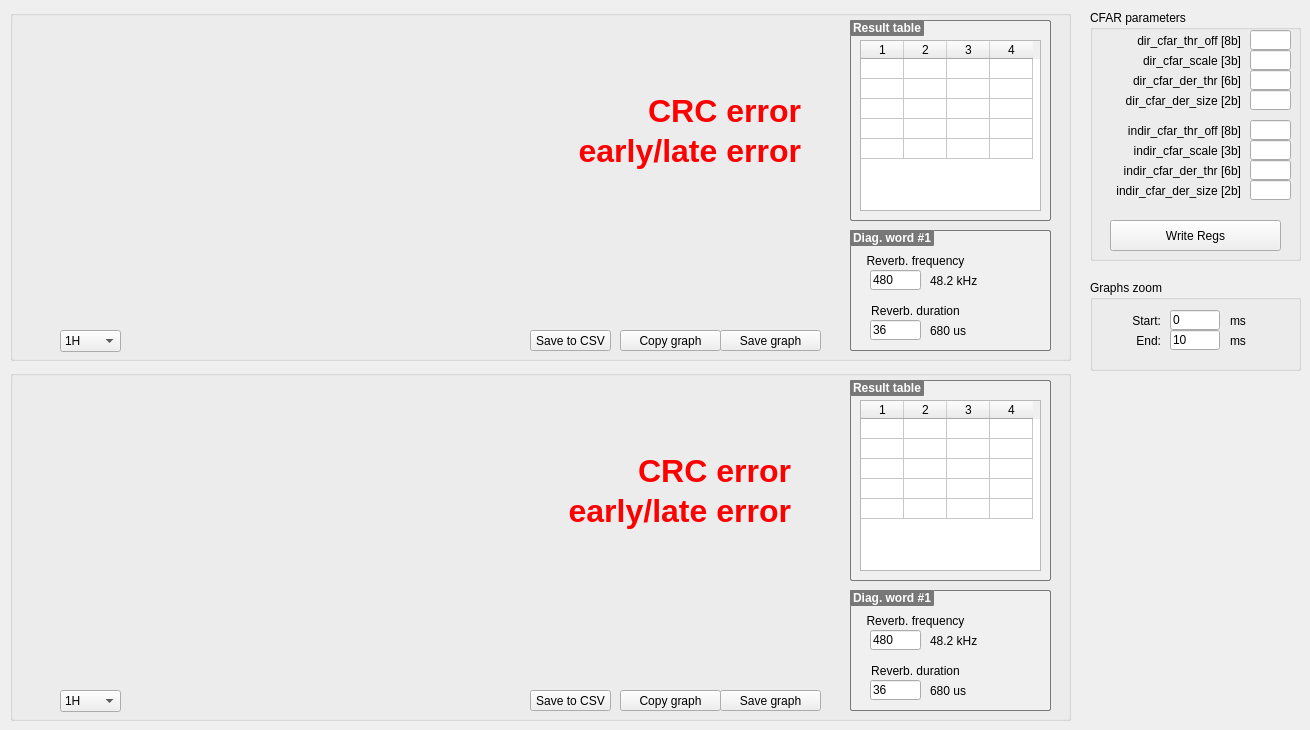
   <widget class="QWidget" name="tab_4">
    <attribute name="title">
     <string>Detail (2 graphs)</string>
    </attribute>
    <widget class="QGroupBox" name="groupBox">
     <property name="geometry">
      <rect>
       <x>10</x>
       <y>10</y>
       <width>1061</width>
       <height>351</height>
      </rect>
     </property>
     <property name="title">
      <string/>
     </property>
     <widget class="QCustomPlot" name="ptDetail1" native="true">
      <property name="geometry">
       <rect>
        <x>20</x>
        <y>30</y>
        <width>801</width>
        <height>281</height>
       </rect>
      </property>
      <property name="minimumSize">
       <size>
        <width>450</width>
        <height>140</height>
       </size>
      </property>
      <property name="maximumSize">
       <size>
        <width>16777215</width>
        <height>16777215</height>
       </size>
      </property>
      <widget class="QLabel" name="labelearlylateerror_2">
       <property name="geometry">
        <rect>
         <x>400</x>
         <y>90</y>
         <width>371</width>
         <height>41</height>
        </rect>
       </property>
       <property name="font">
        <font>
         <pointsize>24</pointsize>
         <weight>75</weight>
         <bold>true</bold>
        </font>
       </property>
       <property name="styleSheet">
        <string notr="true">color: rgb(255, 0, 0);</string>
       </property>
       <property name="text">
        <string>early/late error</string>
       </property>
       <property name="alignment">
        <set>Qt::AlignRight|Qt::AlignTrailing|Qt::AlignVCenter</set>
       </property>
      </widget>
      <widget class="QLabel" name="labelCRCerror_2">
       <property name="geometry">
        <rect>
         <x>500</x>
         <y>50</y>
         <width>271</width>
         <height>41</height>
        </rect>
       </property>
       <property name="font">
        <font>
         <pointsize>24</pointsize>
         <weight>75</weight>
         <bold>true</bold>
        </font>
       </property>
       <property name="styleSheet">
        <string notr="true">color: rgb(255, 0, 0);</string>
       </property>
       <property name="text">
        <string>CRC error</string>
       </property>
       <property name="alignment">
        <set>Qt::AlignRight|Qt::AlignTrailing|Qt::AlignVCenter</set>
       </property>
      </widget>
     </widget>
     <widget class="QGroupBox" name="groupBox_14">
      <property name="enabled">
       <bool>true</bool>
      </property>
      <property name="geometry">
       <rect>
        <x>840</x>
        <y>10</y>
        <width>201</width>
        <height>201</height>
       </rect>
      </property>
      <property name="styleSheet">
       <string notr="true">QGroupBox::title {    
	background-color: rgb(120, 120, 120);
    border:1px solid rgb(120, 120, 120);
    border-radius:1px;
    color:#ffffff;
}

QGroupBox{
	background-color: rgb(240, 240, 240);
    border: 1px solid rgb(120, 120, 120);
	border-radius:2px;
    font-weight: bold;
}</string>
      </property>
      <property name="title">
       <string>Result table</string>
      </property>
      <widget class="QTableWidget" name="twDetail1">
       <property name="geometry">
        <rect>
         <x>10</x>
         <y>20</y>
         <width>181</width>
         <height>171</height>
        </rect>
       </property>
       <property name="rowCount">
        <number>5</number>
       </property>
       <property name="columnCount">
        <number>4</number>
       </property>
       <attribute name="horizontalHeaderDefaultSectionSize">
        <number>43</number>
       </attribute>
       <attribute name="horizontalHeaderMinimumSectionSize">
        <number>27</number>
       </attribute>
       <attribute name="verticalHeaderVisible">
        <bool>false</bool>
       </attribute>
       <attribute name="verticalHeaderDefaultSectionSize">
        <number>20</number>
       </attribute>
       <attribute name="verticalHeaderHighlightSections">
        <bool>true</bool>
       </attribute>
       <row/>
       <row/>
       <row/>
       <row/>
       <row/>
       <column/>
       <column/>
       <column/>
       <column/>
       <item row="0" column="0">
        <property name="text">
         <string/>
        </property>
       </item>
      </widget>
     </widget>
     <widget class="QGroupBox" name="groupBox_16">
      <property name="enabled">
       <bool>true</bool>
      </property>
      <property name="geometry">
       <rect>
        <x>840</x>
        <y>220</y>
        <width>201</width>
        <height>121</height>
       </rect>
      </property>
      <property name="styleSheet">
       <string notr="true">QGroupBox::title {    
	background-color: rgb(120, 120, 120);
    border:1px solid rgb(120, 120, 120);
    border-radius:1px;
    color:#ffffff;
}

QGroupBox{
	background-color: rgb(240, 240, 240);
    border: 1px solid rgb(120, 120, 120);
	border-radius:2px;
    font-weight: bold;
}</string>
      </property>
      <property name="title">
       <string>Diag. word #1</string>
      </property>
      <widget class="QLabel" name="label_RevDur11">
       <property name="geometry">
        <rect>
         <x>80</x>
         <y>90</y>
         <width>71</width>
         <height>21</height>
        </rect>
       </property>
       <property name="text">
        <string>680 us</string>
       </property>
       <property name="alignment">
        <set>Qt::AlignLeading|Qt::AlignLeft|Qt::AlignVCenter</set>
       </property>
      </widget>
      <widget class="QLabel" name="label_75">
       <property name="geometry">
        <rect>
         <x>10</x>
         <y>70</y>
         <width>111</width>
         <height>21</height>
        </rect>
       </property>
       <property name="font">
        <font>
         <weight>50</weight>
         <bold>false</bold>
        </font>
       </property>
       <property name="text">
        <string>Reverb. duration</string>
       </property>
       <property name="alignment">
        <set>Qt::AlignCenter</set>
       </property>
      </widget>
      <widget class="CustomControls::LineEdit" name="lineEditRange_21">
       <property name="geometry">
        <rect>
         <x>20</x>
         <y>90</y>
         <width>51</width>
         <height>20</height>
        </rect>
       </property>
       <property name="minimumSize">
        <size>
         <width>30</width>
         <height>0</height>
        </size>
       </property>
       <property name="accessibleName">
        <string>DIAGWORD1_11[time]</string>
       </property>
       <property name="inputMask">
        <string/>
       </property>
       <property name="text">
        <string>36</string>
       </property>
      </widget>
      <widget class="QLabel" name="label_76">
       <property name="geometry">
        <rect>
         <x>10</x>
         <y>20</y>
         <width>111</width>
         <height>21</height>
        </rect>
       </property>
       <property name="font">
        <font>
         <weight>50</weight>
         <bold>false</bold>
        </font>
       </property>
       <property name="text">
        <string>Reverb. frequency</string>
       </property>
       <property name="alignment">
        <set>Qt::AlignCenter</set>
       </property>
      </widget>
      <widget class="CustomControls::LineEdit" name="lineEditRange_22">
       <property name="geometry">
        <rect>
         <x>20</x>
         <y>40</y>
         <width>51</width>
         <height>20</height>
        </rect>
       </property>
       <property name="minimumSize">
        <size>
         <width>30</width>
         <height>0</height>
        </size>
       </property>
       <property name="accessibleName">
        <string>DIAGWORD1_11[period]</string>
       </property>
       <property name="inputMask">
        <string/>
       </property>
       <property name="text">
        <string>480</string>
       </property>
      </widget>
      <widget class="QLabel" name="label_RevFreq11">
       <property name="geometry">
        <rect>
         <x>80</x>
         <y>40</y>
         <width>71</width>
         <height>21</height>
        </rect>
       </property>
       <property name="text">
        <string>48.2 kHz</string>
       </property>
       <property name="alignment">
        <set>Qt::AlignLeading|Qt::AlignLeft|Qt::AlignVCenter</set>
       </property>
      </widget>
     </widget>
     <widget class="CustomControls::PushButton" name="pushButtonUpdate_11">
      <property name="geometry">
       <rect>
        <x>710</x>
        <y>320</y>
        <width>101</width>
        <height>21</height>
       </rect>
      </property>
      <property name="font">
       <font>
        <weight>50</weight>
        <bold>false</bold>
       </font>
      </property>
      <property name="accessibleName">
       <string>SaveGraph(Detail1)</string>
      </property>
      <property name="text">
       <string>Save graph</string>
      </property>
     </widget>
     <widget class="CustomControls::PushButton" name="pushButtonUpdate_47">
      <property name="geometry">
       <rect>
        <x>610</x>
        <y>320</y>
        <width>101</width>
        <height>21</height>
       </rect>
      </property>
      <property name="font">
       <font>
        <weight>50</weight>
        <bold>false</bold>
       </font>
      </property>
      <property name="accessibleName">
       <string>CopyGraph(Detail1)</string>
      </property>
      <property name="text">
       <string>Copy graph</string>
      </property>
     </widget>
     <widget class="CustomControls::PushButton" name="pbClearChart_8">
      <property name="geometry">
       <rect>
        <x>520</x>
        <y>320</y>
        <width>81</width>
        <height>21</height>
       </rect>
      </property>
      <property name="accessibleName">
       <string>SaveCSV(Detail1)</string>
      </property>
      <property name="text">
       <string>Save to CSV</string>
      </property>
      <property name="checkable">
       <bool>false</bool>
      </property>
     </widget>
     <widget class="CustomControls::ComboBox" name="comboBox_2">
      <property name="geometry">
       <rect>
        <x>50</x>
        <y>320</y>
        <width>61</width>
        <height>22</height>
       </rect>
      </property>
      <property name="accessibleName">
       <string>GRAPH_DETAIL_SEL_1</string>
      </property>
      <property name="minimumContentsLength">
       <number>0</number>
      </property>
      <item>
       <property name="text">
        <string>1H</string>
       </property>
      </item>
      <item>
       <property name="text">
        <string>1L</string>
       </property>
      </item>
      <item>
       <property name="text">
        <string>2H</string>
       </property>
      </item>
      <item>
       <property name="text">
        <string>2L</string>
       </property>
      </item>
      <item>
       <property name="text">
        <string>3H</string>
       </property>
      </item>
      <item>
       <property name="text">
        <string>3L</string>
       </property>
      </item>
      <item>
       <property name="text">
        <string>4H</string>
       </property>
      </item>
      <item>
       <property name="text">
        <string>4L</string>
       </property>
      </item>
      <item>
       <property name="text">
        <string>5H</string>
       </property>
      </item>
      <item>
       <property name="text">
        <string>5L</string>
       </property>
      </item>
      <item>
       <property name="text">
        <string>6H</string>
       </property>
      </item>
      <item>
       <property name="text">
        <string>6L</string>
       </property>
      </item>
     </widget>
    </widget>
    <widget class="QGroupBox" name="groupBox_3">
     <property name="geometry">
      <rect>
       <x>10</x>
       <y>370</y>
       <width>1061</width>
       <height>351</height>
      </rect>
     </property>
     <property name="title">
      <string/>
     </property>
     <widget class="QCustomPlot" name="ptDetail2" native="true">
      <property name="geometry">
       <rect>
        <x>10</x>
        <y>30</y>
        <width>801</width>
        <height>281</height>
       </rect>
      </property>
      <property name="minimumSize">
       <size>
        <width>450</width>
        <height>140</height>
       </size>
      </property>
      <property name="maximumSize">
       <size>
        <width>16777215</width>
        <height>16777215</height>
       </size>
      </property>
      <widget class="QLabel" name="labelearlylateerror_4">
       <property name="geometry">
        <rect>
         <x>400</x>
         <y>90</y>
         <width>371</width>
         <height>41</height>
        </rect>
       </property>
       <property name="font">
        <font>
         <pointsize>24</pointsize>
         <weight>75</weight>
         <bold>true</bold>
        </font>
       </property>
       <property name="styleSheet">
        <string notr="true">color: rgb(255, 0, 0);</string>
       </property>
       <property name="text">
        <string>early/late error</string>
       </property>
       <property name="alignment">
        <set>Qt::AlignRight|Qt::AlignTrailing|Qt::AlignVCenter</set>
       </property>
      </widget>
      <widget class="QLabel" name="labelCRCerror_4">
       <property name="geometry">
        <rect>
         <x>500</x>
         <y>50</y>
         <width>271</width>
         <height>41</height>
        </rect>
       </property>
       <property name="font">
        <font>
         <pointsize>24</pointsize>
         <weight>75</weight>
         <bold>true</bold>
        </font>
       </property>
       <property name="styleSheet">
        <string notr="true">color: rgb(255, 0, 0);</string>
       </property>
       <property name="text">
        <string>CRC error</string>
       </property>
       <property name="alignment">
        <set>Qt::AlignRight|Qt::AlignTrailing|Qt::AlignVCenter</set>
       </property>
      </widget>
     </widget>
     <widget class="QGroupBox" name="groupBox_20">
      <property name="enabled">
       <bool>true</bool>
      </property>
      <property name="geometry">
       <rect>
        <x>840</x>
        <y>10</y>
        <width>201</width>
        <height>201</height>
       </rect>
      </property>
      <property name="styleSheet">
       <string notr="true">QGroupBox::title {    
	background-color: rgb(120, 120, 120);
    border:1px solid rgb(120, 120, 120);
    border-radius:1px;
    color:#ffffff;
}

QGroupBox{
	background-color: rgb(240, 240, 240);
    border: 1px solid rgb(120, 120, 120);
	border-radius:2px;
    font-weight: bold;
}</string>
      </property>
      <property name="title">
       <string>Result table</string>
      </property>
      <widget class="QTableWidget" name="twDetail2">
       <property name="geometry">
        <rect>
         <x>10</x>
         <y>20</y>
         <width>181</width>
         <height>171</height>
        </rect>
       </property>
       <property name="rowCount">
        <number>5</number>
       </property>
       <property name="columnCount">
        <number>4</number>
       </property>
       <attribute name="horizontalHeaderDefaultSectionSize">
        <number>43</number>
       </attribute>
       <attribute name="horizontalHeaderMinimumSectionSize">
        <number>27</number>
       </attribute>
       <attribute name="verticalHeaderVisible">
        <bool>false</bool>
       </attribute>
       <attribute name="verticalHeaderDefaultSectionSize">
        <number>20</number>
       </attribute>
       <attribute name="verticalHeaderHighlightSections">
        <bool>true</bool>
       </attribute>
       <row/>
       <row/>
       <row/>
       <row/>
       <row/>
       <column/>
       <column/>
       <column/>
       <column/>
       <item row="0" column="0">
        <property name="text">
         <string/>
        </property>
       </item>
      </widget>
     </widget>
     <widget class="CustomControls::PushButton" name="pushButtonUpdate_48">
      <property name="geometry">
       <rect>
        <x>610</x>
        <y>320</y>
        <width>101</width>
        <height>21</height>
       </rect>
      </property>
      <property name="font">
       <font>
        <weight>50</weight>
        <bold>false</bold>
       </font>
      </property>
      <property name="accessibleName">
       <string>CopyGraph(Detail2)</string>
      </property>
      <property name="text">
       <string>Copy graph</string>
      </property>
     </widget>
     <widget class="CustomControls::PushButton" name="pushButtonUpdate_15">
      <property name="geometry">
       <rect>
        <x>710</x>
        <y>320</y>
        <width>101</width>
        <height>21</height>
       </rect>
      </property>
      <property name="font">
       <font>
        <weight>50</weight>
        <bold>false</bold>
       </font>
      </property>
      <property name="accessibleName">
       <string>SaveGraph(Detail2)</string>
      </property>
      <property name="text">
       <string>Save graph</string>
      </property>
     </widget>
     <widget class="QGroupBox" name="groupBox_17">
      <property name="enabled">
       <bool>true</bool>
      </property>
      <property name="geometry">
       <rect>
        <x>840</x>
        <y>220</y>
        <width>201</width>
        <height>121</height>
       </rect>
      </property>
      <property name="styleSheet">
       <string notr="true">QGroupBox::title {    
	background-color: rgb(120, 120, 120);
    border:1px solid rgb(120, 120, 120);
    border-radius:1px;
    color:#ffffff;
}

QGroupBox{
	background-color: rgb(240, 240, 240);
    border: 1px solid rgb(120, 120, 120);
	border-radius:2px;
    font-weight: bold;
}</string>
      </property>
      <property name="title">
       <string>Diag. word #1</string>
      </property>
      <widget class="QLabel" name="label_RevDur12">
       <property name="geometry">
        <rect>
         <x>80</x>
         <y>90</y>
         <width>71</width>
         <height>21</height>
        </rect>
       </property>
       <property name="text">
        <string>680 us</string>
       </property>
       <property name="alignment">
        <set>Qt::AlignLeading|Qt::AlignLeft|Qt::AlignVCenter</set>
       </property>
      </widget>
      <widget class="QLabel" name="label_77">
       <property name="geometry">
        <rect>
         <x>10</x>
         <y>70</y>
         <width>111</width>
         <height>21</height>
        </rect>
       </property>
       <property name="font">
        <font>
         <weight>50</weight>
         <bold>false</bold>
        </font>
       </property>
       <property name="text">
        <string>Reverb. duration</string>
       </property>
       <property name="alignment">
        <set>Qt::AlignCenter</set>
       </property>
      </widget>
      <widget class="CustomControls::LineEdit" name="lineEditRange_23">
       <property name="geometry">
        <rect>
         <x>20</x>
         <y>90</y>
         <width>51</width>
         <height>20</height>
        </rect>
       </property>
       <property name="minimumSize">
        <size>
         <width>30</width>
         <height>0</height>
        </size>
       </property>
       <property name="accessibleName">
        <string>DIAGWORD1_12[time]</string>
       </property>
       <property name="inputMask">
        <string/>
       </property>
       <property name="text">
        <string>36</string>
       </property>
      </widget>
      <widget class="QLabel" name="label_78">
       <property name="geometry">
        <rect>
         <x>10</x>
         <y>20</y>
         <width>111</width>
         <height>21</height>
        </rect>
       </property>
       <property name="font">
        <font>
         <weight>50</weight>
         <bold>false</bold>
        </font>
       </property>
       <property name="text">
        <string>Reverb. frequency</string>
       </property>
       <property name="alignment">
        <set>Qt::AlignCenter</set>
       </property>
      </widget>
      <widget class="CustomControls::LineEdit" name="lineEditRange_24">
       <property name="geometry">
        <rect>
         <x>20</x>
         <y>40</y>
         <width>51</width>
         <height>20</height>
        </rect>
       </property>
       <property name="minimumSize">
        <size>
         <width>30</width>
         <height>0</height>
        </size>
       </property>
       <property name="accessibleName">
        <string>DIAGWORD1_12[period]</string>
       </property>
       <property name="inputMask">
        <string/>
       </property>
       <property name="text">
        <string>480</string>
       </property>
      </widget>
      <widget class="QLabel" name="label_RevFreq12">
       <property name="geometry">
        <rect>
         <x>80</x>
         <y>40</y>
         <width>71</width>
         <height>21</height>
        </rect>
       </property>
       <property name="text">
        <string>48.2 kHz</string>
       </property>
       <property name="alignment">
        <set>Qt::AlignLeading|Qt::AlignLeft|Qt::AlignVCenter</set>
       </property>
      </widget>
     </widget>
     <widget class="CustomControls::PushButton" name="pbClearChart_9">
      <property name="geometry">
       <rect>
        <x>520</x>
        <y>320</y>
        <width>81</width>
        <height>21</height>
       </rect>
      </property>
      <property name="accessibleName">
       <string>SaveCSV(Detail2)</string>
      </property>
      <property name="text">
       <string>Save to CSV</string>
      </property>
      <property name="checkable">
       <bool>false</bool>
      </property>
     </widget>
     <widget class="CustomControls::ComboBox" name="comboBox_3">
      <property name="geometry">
       <rect>
        <x>50</x>
        <y>320</y>
        <width>61</width>
        <height>22</height>
       </rect>
      </property>
      <property name="accessibleName">
       <string>GRAPH_DETAIL_SEL_2</string>
      </property>
      <property name="minimumContentsLength">
       <number>0</number>
      </property>
      <item>
       <property name="text">
        <string>1H</string>
       </property>
      </item>
      <item>
       <property name="text">
        <string>1L</string>
       </property>
      </item>
      <item>
       <property name="text">
        <string>2H</string>
       </property>
      </item>
      <item>
       <property name="text">
        <string>2L</string>
       </property>
      </item>
      <item>
       <property name="text">
        <string>3H</string>
       </property>
      </item>
      <item>
       <property name="text">
        <string>3L</string>
       </property>
      </item>
      <item>
       <property name="text">
        <string>4H</string>
       </property>
      </item>
      <item>
       <property name="text">
        <string>4L</string>
       </property>
      </item>
      <item>
       <property name="text">
        <string>5H</string>
       </property>
      </item>
      <item>
       <property name="text">
        <string>5L</string>
       </property>
      </item>
      <item>
       <property name="text">
        <string>6H</string>
       </property>
      </item>
      <item>
       <property name="text">
        <string>6L</string>
       </property>
      </item>
     </widget>
    </widget>
    <widget class="QGroupBox" name="groupBox_9">
     <property name="enabled">
      <bool>true</bool>
     </property>
     <property name="geometry">
      <rect>
       <x>1090</x>
       <y>10</y>
       <width>211</width>
       <height>251</height>
      </rect>
     </property>
     <property name="styleSheet">
      <string notr="true"/>
     </property>
     <property name="title">
      <string>CFAR parameters</string>
     </property>
     <widget class="CustomControls::PushButton" name="pushButtonUpdate_16">
      <property name="geometry">
       <rect>
        <x>20</x>
        <y>210</y>
        <width>171</width>
        <height>31</height>
       </rect>
      </property>
      <property name="font">
       <font>
        <weight>50</weight>
        <bold>false</bold>
       </font>
      </property>
      <property name="accessibleName">
       <string>WriteModeRegs()</string>
      </property>
      <property name="text">
       <string>Write Regs</string>
      </property>
     </widget>
     <widget class="QLabel" name="label_126">
      <property name="geometry">
       <rect>
        <x>10</x>
        <y>60</y>
        <width>141</width>
        <height>21</height>
       </rect>
      </property>
      <property name="text">
       <string>dir_cfar_der_thr [6b]</string>
      </property>
      <property name="alignment">
       <set>Qt::AlignRight|Qt::AlignTrailing|Qt::AlignVCenter</set>
      </property>
     </widget>
     <widget class="CustomControls::LineEdit" name="lineEdit_101">
      <property name="geometry">
       <rect>
        <x>160</x>
        <y>80</y>
        <width>41</width>
        <height>20</height>
       </rect>
      </property>
      <property name="accessibleName">
       <string>SREGX05A[dir_cfar_der_size]</string>
      </property>
     </widget>
     <widget class="QLabel" name="label_129">
      <property name="geometry">
       <rect>
        <x>10</x>
        <y>110</y>
        <width>141</width>
        <height>21</height>
       </rect>
      </property>
      <property name="text">
       <string>indir_cfar_thr_off [8b]</string>
      </property>
      <property name="alignment">
       <set>Qt::AlignRight|Qt::AlignTrailing|Qt::AlignVCenter</set>
      </property>
     </widget>
     <widget class="QLabel" name="label_130">
      <property name="geometry">
       <rect>
        <x>10</x>
        <y>170</y>
        <width>141</width>
        <height>21</height>
       </rect>
      </property>
      <property name="text">
       <string>indir_cfar_der_size [2b]</string>
      </property>
      <property name="alignment">
       <set>Qt::AlignRight|Qt::AlignTrailing|Qt::AlignVCenter</set>
      </property>
     </widget>
     <widget class="QLabel" name="label_131">
      <property name="geometry">
       <rect>
        <x>10</x>
        <y>80</y>
        <width>141</width>
        <height>21</height>
       </rect>
      </property>
      <property name="text">
       <string>dir_cfar_der_size [2b]</string>
      </property>
      <property name="alignment">
       <set>Qt::AlignRight|Qt::AlignTrailing|Qt::AlignVCenter</set>
      </property>
     </widget>
     <widget class="QLabel" name="label_123">
      <property name="geometry">
       <rect>
        <x>10</x>
        <y>20</y>
        <width>141</width>
        <height>21</height>
       </rect>
      </property>
      <property name="text">
       <string>dir_cfar_thr_off [8b]</string>
      </property>
      <property name="alignment">
       <set>Qt::AlignRight|Qt::AlignTrailing|Qt::AlignVCenter</set>
      </property>
     </widget>
     <widget class="CustomControls::LineEdit" name="lineEdit_98">
      <property name="geometry">
       <rect>
        <x>160</x>
        <y>60</y>
        <width>41</width>
        <height>20</height>
       </rect>
      </property>
      <property name="accessibleName">
       <string>SREGX05A[dir_cfar_der_thr]</string>
      </property>
     </widget>
     <widget class="CustomControls::LineEdit" name="lineEdit_103">
      <property name="geometry">
       <rect>
        <x>160</x>
        <y>110</y>
        <width>41</width>
        <height>20</height>
       </rect>
      </property>
      <property name="accessibleName">
       <string>SREGX05C[indir_cfar_thr_off]</string>
      </property>
     </widget>
     <widget class="QLabel" name="label_128">
      <property name="geometry">
       <rect>
        <x>10</x>
        <y>150</y>
        <width>141</width>
        <height>21</height>
       </rect>
      </property>
      <property name="text">
       <string>indir_cfar_der_thr [6b]</string>
      </property>
      <property name="alignment">
       <set>Qt::AlignRight|Qt::AlignTrailing|Qt::AlignVCenter</set>
      </property>
     </widget>
     <widget class="CustomControls::LineEdit" name="lineEdit_102">
      <property name="geometry">
       <rect>
        <x>160</x>
        <y>170</y>
        <width>41</width>
        <height>20</height>
       </rect>
      </property>
      <property name="accessibleName">
       <string>SREGX05C[indir_cfar_der_size]</string>
      </property>
     </widget>
     <widget class="CustomControls::LineEdit" name="lineEdit_99">
      <property name="geometry">
       <rect>
        <x>160</x>
        <y>150</y>
        <width>41</width>
        <height>20</height>
       </rect>
      </property>
      <property name="accessibleName">
       <string>SREGX05C[indir_cfar_der_thr]</string>
      </property>
     </widget>
     <widget class="CustomControls::LineEdit" name="lineEdit_96">
      <property name="geometry">
       <rect>
        <x>160</x>
        <y>20</y>
        <width>41</width>
        <height>20</height>
       </rect>
      </property>
      <property name="accessibleName">
       <string>SREGX05A[dir_cfar_thr_off]</string>
      </property>
     </widget>
     <widget class="QLabel" name="label_42">
      <property name="geometry">
       <rect>
        <x>10</x>
        <y>130</y>
        <width>141</width>
        <height>21</height>
       </rect>
      </property>
      <property name="text">
       <string>indir_cfar_scale [3b]</string>
      </property>
      <property name="alignment">
       <set>Qt::AlignRight|Qt::AlignTrailing|Qt::AlignVCenter</set>
      </property>
     </widget>
     <widget class="CustomControls::LineEdit" name="lineEdit_198">
      <property name="geometry">
       <rect>
        <x>160</x>
        <y>130</y>
        <width>41</width>
        <height>20</height>
       </rect>
      </property>
      <property name="accessibleName">
       <string>SREGX040[Indir_cfar_scale]</string>
      </property>
     </widget>
     <widget class="QLabel" name="label_38">
      <property name="geometry">
       <rect>
        <x>10</x>
        <y>40</y>
        <width>141</width>
        <height>21</height>
       </rect>
      </property>
      <property name="text">
       <string>dir_cfar_scale [3b]</string>
      </property>
      <property name="alignment">
       <set>Qt::AlignRight|Qt::AlignTrailing|Qt::AlignVCenter</set>
      </property>
     </widget>
     <widget class="CustomControls::LineEdit" name="lineEdit_197">
      <property name="geometry">
       <rect>
        <x>160</x>
        <y>40</y>
        <width>41</width>
        <height>20</height>
       </rect>
      </property>
      <property name="accessibleName">
       <string>SREGX040[dir_cfar_scale]</string>
      </property>
     </widget>
    </widget>
    <widget class="QGroupBox" name="groupBox_15">
     <property name="enabled">
      <bool>true</bool>
     </property>
     <property name="geometry">
      <rect>
       <x>1090</x>
       <y>280</y>
       <width>211</width>
       <height>91</height>
      </rect>
     </property>
     <property name="styleSheet">
      <string notr="true"/>
     </property>
     <property name="title">
      <string>Graphs zoom</string>
     </property>
     <widget class="CustomControls::LineEdit" name="lineEditRange_19">
      <property name="geometry">
       <rect>
        <x>80</x>
        <y>30</y>
        <width>50</width>
        <height>20</height>
       </rect>
      </property>
      <property name="minimumSize">
       <size>
        <width>50</width>
        <height>0</height>
       </size>
      </property>
      <property name="accessibleName">
       <string>DETAIL_STARTMS</string>
      </property>
      <property name="inputMask">
       <string/>
      </property>
      <property name="text">
       <string>0</string>
      </property>
     </widget>
     <widget class="QLabel" name="label_63">
      <property name="geometry">
       <rect>
        <x>20</x>
        <y>30</y>
        <width>51</width>
        <height>21</height>
       </rect>
      </property>
      <property name="text">
       <string>Start:</string>
      </property>
      <property name="alignment">
       <set>Qt::AlignRight|Qt::AlignTrailing|Qt::AlignVCenter</set>
      </property>
     </widget>
     <widget class="QLabel" name="label_59">
      <property name="geometry">
       <rect>
        <x>140</x>
        <y>50</y>
        <width>31</width>
        <height>21</height>
       </rect>
      </property>
      <property name="text">
       <string>ms</string>
      </property>
      <property name="alignment">
       <set>Qt::AlignLeading|Qt::AlignLeft|Qt::AlignVCenter</set>
      </property>
     </widget>
     <widget class="CustomControls::LineEdit" name="lineEditRange_20">
      <property name="geometry">
       <rect>
        <x>80</x>
        <y>50</y>
        <width>50</width>
        <height>20</height>
       </rect>
      </property>
      <property name="minimumSize">
       <size>
        <width>50</width>
        <height>0</height>
       </size>
      </property>
      <property name="accessibleName">
       <string>DETAIL_STOPMS</string>
      </property>
      <property name="inputMask">
       <string/>
      </property>
      <property name="text">
       <string>10</string>
      </property>
     </widget>
     <widget class="QLabel" name="label_60">
      <property name="geometry">
       <rect>
        <x>20</x>
        <y>50</y>
        <width>51</width>
        <height>21</height>
       </rect>
      </property>
      <property name="text">
       <string>End:</string>
      </property>
      <property name="alignment">
       <set>Qt::AlignRight|Qt::AlignTrailing|Qt::AlignVCenter</set>
      </property>
     </widget>
     <widget class="QLabel" name="label_66">
      <property name="geometry">
       <rect>
        <x>140</x>
        <y>30</y>
        <width>31</width>
        <height>21</height>
       </rect>
      </property>
      <property name="text">
       <string>ms</string>
      </property>
      <property name="alignment">
       <set>Qt::AlignLeading|Qt::AlignLeft|Qt::AlignVCenter</set>
      </property>
     </widget>
    </widget>
   </widget>
